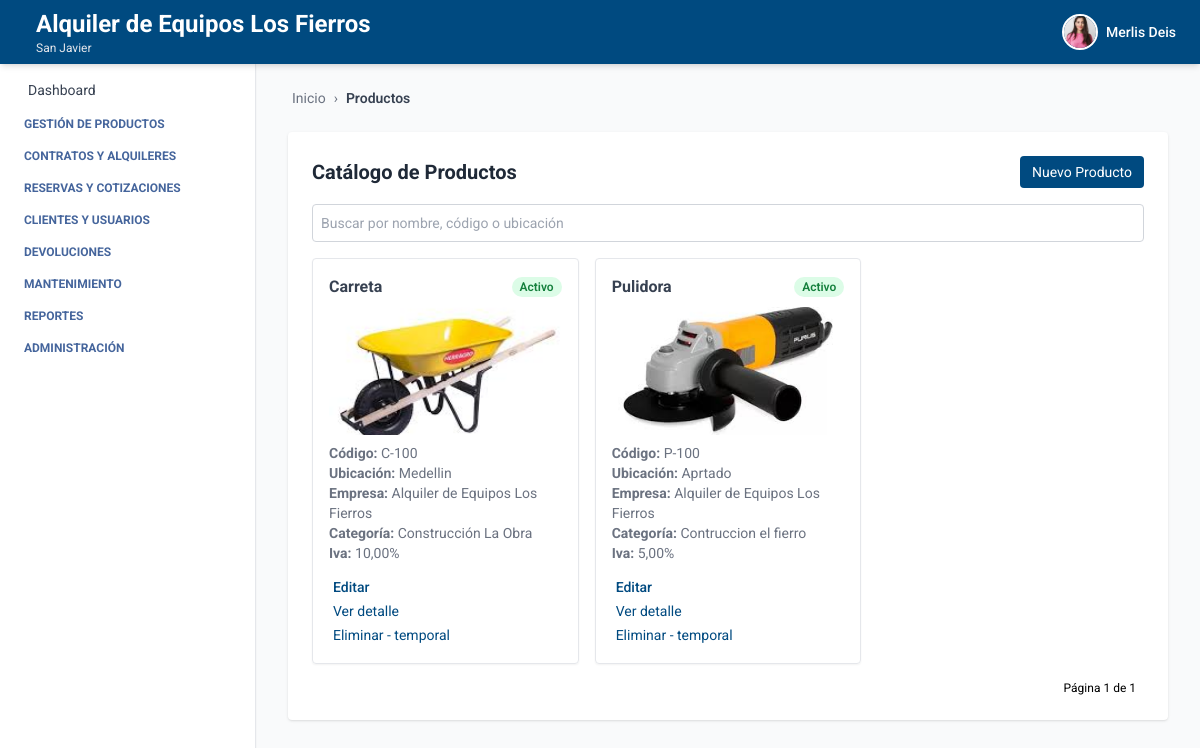
The page /productos/catalogo/ (signed in) on the database as committed earlier.
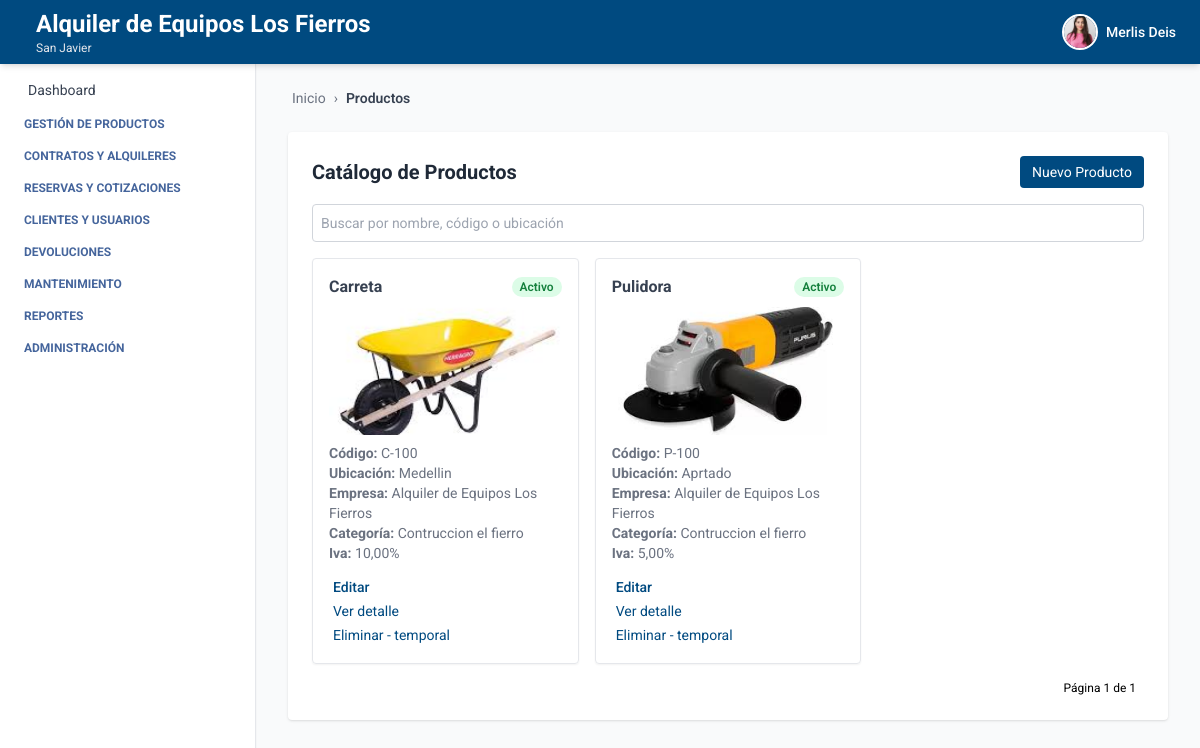
The same page on the database as committed later.
### producto/models.py (models this page shows, shortened)
class Producto(models.Model):
    ESTADOS = [
        ("activo", "Activo"),
        ("inactivo", "Inactivo"),
        ("disponible", "Disponible"),
        ("no_disponible", "No disponible"),
    ]
    nombre = models.CharField(max_length=100)
    descripcion = models.TextField()
    codigo_interno = models.CharField(max_length=50)
    estado = models.CharField(max_length=20, choices=ESTADOS, default="activo")
    iva_porcentaje = models.DecimalField(max_digits=5, decimal_places=2, default=0, help_text="Porcentaje de IVA aplicado al producto")
    ubicacion_actual = models.CharField(max_length=100)
    marca = models.CharField(max_length=100, blank=True, null=True)
    modelo = models.CharField(max_length=100, blank=True, null=True)
    serial = models.CharField(max_length=100, blank=True, null=True)
    imagen = models.ImageField(upload_to="media/productos/", null=True, blank=True)
    empresa = models.ForeignKey(Empresa, on_delete=models.CASCADE, related_name='productos', default=1)
    sucursal = models.ForeignKey(Sucursal, on_delete=models.CASCADE, related_name='productos', default=1)
    categoria = models.ForeignKey(Categoria, on_delete=models.SET_NULL, null=True, blank=True, related_name='productos')
    proveedor = models.ForeignKey(Proveedor, on_delete=models.SET_NULL, null=True, blank=True, related_name='productos')
    created_at = models.DateTimeField(auto_now_add=True)
    updated_at = models.DateTimeField(auto_now=True)
    creado_por = models.CharField(max_length=100, blank=True, null=True)
    modificado_por = models.CharField(max_length=100, blank=True, null=True)
    class Meta:
        ordering = ['nombre']
        verbose_name = 'Producto'
        verbose_name_plural = 'Productos'
        constraints = [
            models.UniqueConstraint(fields=['empresa', 'codigo_interno'], name='unique_codigo_por_empresa')
        ]
    objects = ProductoManager()

class Categoria(models.Model):
    nombre = models.CharField(max_length=100, null=False)
    descripcion = models.TextField(blank=True, null=False)
    empresa = models.ForeignKey(Empresa, on_delete=models.CASCADE, related_name='categorias', default=1)
    class Meta:
        verbose_name = 'Categoría'
        verbose_name_plural = 'Categorías'
        unique_together = ('nombre', 'empresa')
        ordering = ['nombre']

### empresa/models.py (models this page shows, shortened)
class Empresa(models.Model):
    ESTADOS = [
        ("activo", "Activo"),
        ("inactivo", "Inactivo"),
    ]
    nombre = models.CharField(max_length=100)
    nit = models.CharField(max_length=50, unique=True)
    ciudad = models.CharField(max_length=100, blank=True, null=True)
    direccion = models.CharField(max_length=255, blank=True, null=True)
    departamento = models.CharField(max_length=100, blank=True, null=True)
    telefono = models.CharField(max_length=20, blank=True, null=True)
    estado = models.CharField(max_length=20, choices=ESTADOS, default="activo")
    logo = models.ImageField(upload_to='empresas/img/', blank=True, null=True)

### producto/views_producto.py (the view)
# urls.py: path('catalogo/', ProductoListView.as_view(), name='producto_list'),
class ProductoListView(LoginRequiredMixin, BreadcrumbMixin, ListView):
    model = Producto
    template_name = 'producto_list.html'
    context_object_name = 'productos'
    ordering = ['nombre']
    paginate_by = 9  # o lo que prefieras
    breadcrumb_items = [
        ("Productos", None)
    ]
    def get_queryset(self):
        queryset = Producto.objects.por_empresa(self.request.user.empresa)
        q = self.request.GET.get('q')
        if q:
            queryset = queryset.filter(
                Q(nombre__icontains=q) |
                Q(codigo_interno__icontains=q) |
                Q(ubicacion_actual__icontains=q)
            )
        return queryset

### core/views.py (called while the page is built)
    def get_context_data(self, **kwargs):
        context = super().get_context_data(**kwargs)
        context["home"] = self.home_url
        context["breadcrumb_items"] = self.breadcrumb_items
        return context

### producto/models.py (called while the page is built)
    def por_empresa(self, empresa):
        return self.filter(empresa=empresa)

### producto/templates/producto_list.html (shortened to what this page needs)
{% extends 'index.html' %}
{% block breadcrumb %}
  {% include 'breadcrumb.html' with home='/' breadcrumbs=breadcrumb_items %}
{% endblock %}
{% block content %}
<div class="max-w-6xl mx-auto mt-6 bg-white p-6 rounded shadow">
  <div class="flex justify-between items-center mb-4">
    <h2 class="text-xl font-bold text-gray-800">Catálogo de Productos</h2>
    <a href="{% url 'crear_producto' %}" class="bg-[var(--primary-color)] text-white px-3 py-1.5 text-sm rounded hover:bg-blue-700 transition">
      Nuevo Producto
    </a>
  </div>
  <form method="get" class="mb-4">
    <input type="text" name="q" placeholder="Buscar por nombre, código o ubicación" value="{{ request.GET.q }}" class="w-full text-sm p-2 border border-gray-300 rounded focus:outline-none focus:ring-2 focus:ring-[var(--primary-color)]" />
  </form>
  {% if productos %}
  <div class="grid grid-cols-1 sm:grid-cols-2 lg:grid-cols-3 gap-4">
    {% for producto in productos %}
    <div class="border rounded shadow-sm p-4 hover:shadow-lg transition relative">
      <div class="flex justify-between items-center mb-2">
        <h3 class="font-bold text-gray-700">{{ producto.nombre }}</h3>
        <span class="text-xs font-semibold px-2 py-0.5 rounded-full
          {% if producto.estado == 'activo' %}
            bg-green-100 text-green-700
          {% elif producto.estado == 'inactivo' %}
            bg-orange-100 text-orange-700
          {% endif %}">
          {{ producto.get_estado_display }}
        </span>
      </div>
      {% if producto.imagen %}
        <img src="{{ producto.imagen.url }}" alt="{{ producto.nombre }}" class="w-full h-32 mx-start object-cover rounded mb-2">
      {% endif %}
      <p class="text-sm text-gray-500"><strong>Código:</strong> {{ producto.codigo_interno }}</p>
      <p class="text-sm text-gray-500"><strong>Ubicación:</strong> {{ producto.ubicacion_actual }}</p>
      <p class="text-sm text-gray-500"><strong>Empresa:</strong> {{ producto.empresa.nombre }}</p>
      <p class="text-sm text-gray-500"><strong>Categoría:</strong> {{ producto.categoria.nombre }}</p>
      <p class="text-sm text-gray-500"><strong>Iva:</strong> {{ producto.iva_porcentaje }}%</p>
      <div class="mt-3">
        <a href="{% url 'editar_producto' producto.id %}" class="text-sm font-medium text-[var(--primary-color)] hover:underline">
          Editar
        </a>
      </div>
      <div class="mt-0">
        <a href="{% url 'detalle_producto' producto.id %}" class="text-sm text-[var(--primary-color)] hover:underline">
          Ver detalle
        </a>
        <br>
        <a href="{% url 'eliminar_producto' producto.id %}"
          class="text-sm text-[var(--primary-color)] hover:underline"
          onclick="return confirm('¿Estás seguro de que deseas eliminar este producto?');">
          Eliminar - temporal
        </a>
      </div>
    </div>
    {% endfor %}
  </div>
  {% else %}
    <p class="text-gray-600">No hay productos registrados.</p>
  {% endif %}
  <div class="mt-4 flex justify-end text-xs">
    <span class="mx-2">Página {{ page_obj.number }} de {{ page_obj.paginator.num_pages }}</span>
  </div>
</div>
{% endblock %}

Rows that differ between the two databases and show on the page:
changed Producto "Carreta": categoria.nombre "Construcción La Obra" → "Contruccion el fierro"
